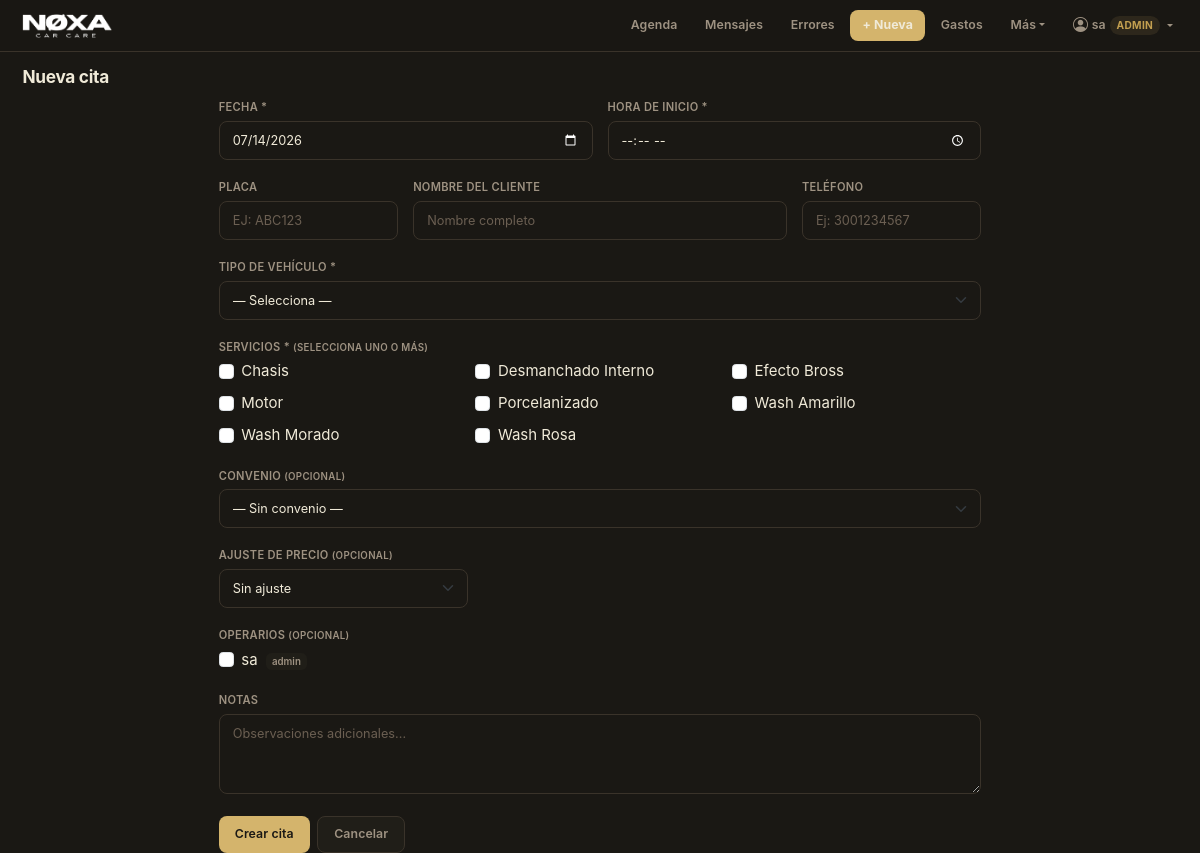
The page /appointments/new (signed in) on the database as committed earlier.
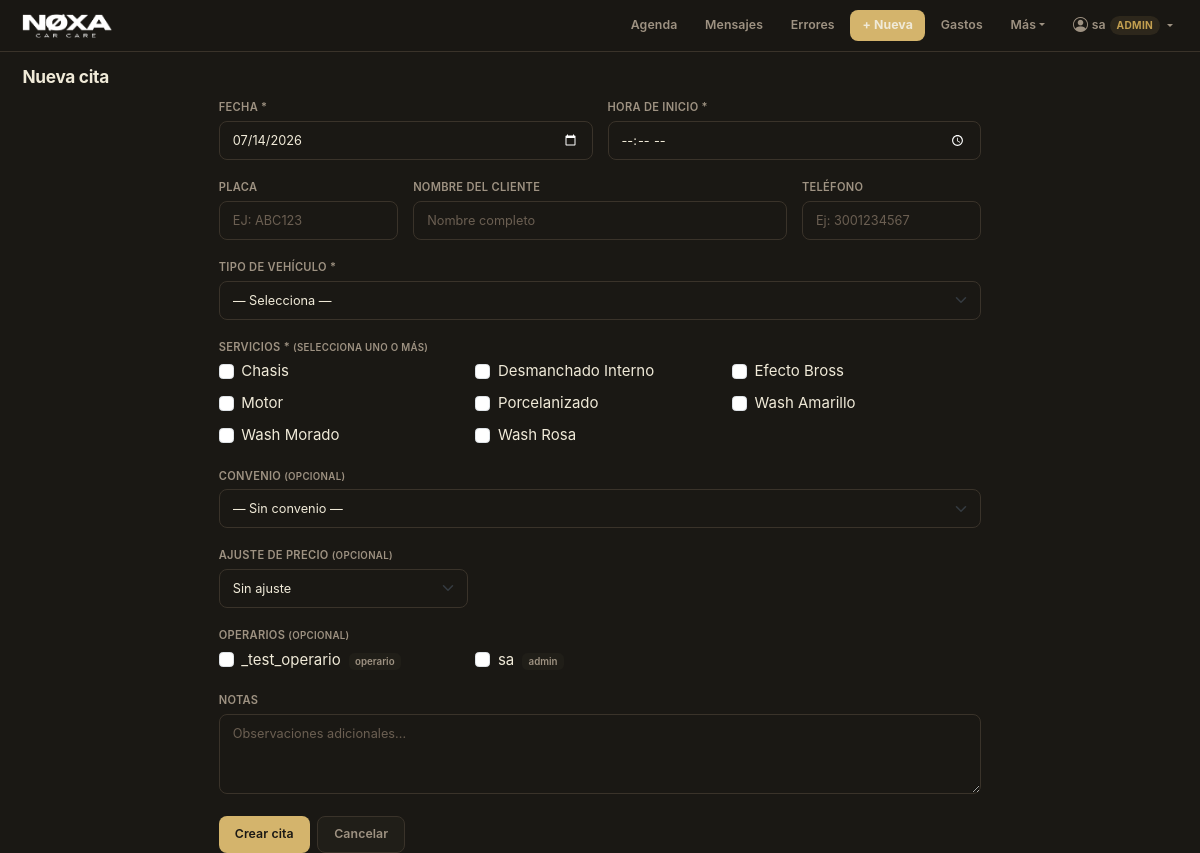
The same page on the database as committed later.
### app.py (models this page shows, shortened)
class Service(db.Model):
    __tablename__ = "services"
    id = db.Column(db.Integer, primary_key=True)
    name = db.Column(db.String(120), nullable=False, unique=True)
    duration_minutes = db.Column(db.Integer, nullable=False)
    is_active = db.Column(db.Boolean, default=True)

class User(db.Model):
    __tablename__ = "users"
    id           = db.Column(db.Integer, primary_key=True)
    username     = db.Column(db.String(80), nullable=False, unique=True)
    password_hash= db.Column(db.String(256), nullable=False)
    role         = db.Column(db.String(20), nullable=False, default="operario")
    is_active    = db.Column(db.Boolean, default=True)
    created_at   = db.Column(db.DateTime, nullable=False, default=datetime.utcnow)
    must_change_password = db.Column(db.Boolean, default=False)
    salary          = db.Column(db.Integer, default=0)
    is_trial_period = db.Column(db.Boolean, default=False)  # override manual (legado)
    hire_date       = db.Column(db.Date, nullable=True)     # fecha real de ingreso

### app.py (the view, shortened to what this page needs)
@app.route("/appointments/new", methods=["GET", "POST"])
def new_appointment():
    services = Service.query.filter_by(is_active=True).order_by(Service.name).all()
    vehicle_types = VehicleType.query.filter_by(is_active=True).order_by(VehicleType.name).all()
    agreements = Agreement.query.filter_by(is_active=True).order_by(Agreement.name).all()
    operators_list = User.query.filter(
        User.is_active == True,
        User.role.in_(["operario", "lider", "admin"])
    ).order_by(User.username).all()
    return render_template(
        "new_appointment.html",
        services=services,
        vehicle_types=vehicle_types,
        agreements=agreements,
        operators_list=operators_list,
        today=date.today().isoformat()
    )

### app.py (called while the page is built)
@app.before_request
def require_login():
    endpoint = request.endpoint
    if endpoint in PUBLIC_ENDPOINTS:
        return
    user_id = session.get("user_id")
    if not user_id:
        return redirect(url_for("login", next=request.path))
    user = User.query.get(user_id)
    if not user or not user.is_active:
        session.clear()
        return redirect(url_for("login"))
    g.current_user = user
    if bool(user.must_change_password) and endpoint not in CHANGE_PWD_ENDPOINTS:
        flash("Debes cambiar tu contraseña antes de continuar.", "warning")
        return redirect(url_for("change_password"))
    if user.role == "operario" and endpoint not in OPERARIO_ENDPOINTS:
        flash("No tienes permiso para acceder a esa sección.", "danger")
        return redirect(url_for("calendar_view"))

@app.context_processor
def inject_user():
    return {"current_user": getattr(g, "current_user", None)}

### templates/new_appointment.html
{% extends "base.html" %}
{% block content %}
<h2>Nueva cita</h2>
{% include "appointment_form.html" %}
{% endblock %}

### templates/base.html (shortened to what this page needs)
<!doctype html>
<html lang="es">
<head>
  <link href="https://cdn.jsdelivr.net/npm/bootstrap@5.3.3/dist/css/bootstrap.min.css" rel="stylesheet">
  <link href="https://cdn.jsdelivr.net/npm/bootstrap-icons@1.11.3/font/bootstrap-icons.min.css" rel="stylesheet">
</head>
<body>
<nav class="navbar navbar-expand-lg mb-0"
     style="background:rgba(26,24,20,0.95);backdrop-filter:blur(20px);-webkit-backdrop-filter:blur(20px);border-bottom:1px solid var(--border);">
  <div class="container-fluid px-3">
    <a class="navbar-brand" href="{{ url_for('calendar_view') }}" style="padding:0;">
      <img src="{{ url_for('static', filename='img/logotipo.png') }}" alt="Agenda Detailing" class="navbar-logo"
        onerror="this.style.display='none';this.insertAdjacentHTML('afterend','<span class=\'navbar-brand-text\'>Agenda</span>');">
    </a>
    <div class="collapse navbar-collapse justify-content-end" id="navbarContent">
      <div class="d-flex flex-column flex-lg-row align-items-lg-center gap-1 py-2 py-lg-0">
        <a class="nav-link-custom" href="{{ url_for('calendar_view') }}">Agenda</a>
        {% if not current_user or current_user.role != 'operario' %}
        <a class="nav-link-custom" href="{{ url_for('whatsapp_inbox') }}">Mensajes</a>
        <a class="nav-link-custom" href="{{ url_for('quality_errors_list') }}">Errores</a>
        {% endif %}
        <a class="nav-link-custom nav-link-accent" href="{{ url_for('new_appointment') }}">+ Nueva</a>
        {% if not current_user or current_user.role != 'operario' %}
        <a class="nav-link-custom" href="{{ url_for('expenses_new') }}">Gastos</a>
        {% endif %}
        <div class="dropdown">
          <button class="nav-link-custom border-0 bg-transparent dropdown-toggle"
                  type="button" data-bs-toggle="dropdown" aria-expanded="false">Más</button>
        </div>
        {% if current_user %}
        <div class="dropdown">
          <button class="nav-link-custom border-0 bg-transparent dropdown-toggle d-flex align-items-center gap-1"
                  type="button" data-bs-toggle="dropdown" aria-expanded="false">
            <i class="bi bi-person-circle" style="font-size:1rem;"></i>
            <span>{{ current_user.username }}</span>
            <span style="font-size:0.68rem;padding:2px 7px;border-radius:20px;background:var(--accent-bg);color:var(--accent-dk);font-weight:700;text-transform:uppercase;letter-spacing:0.3px;">{{ current_user.role }}</span>
          </button>
        </div>
        {% endif %}
      </div>
    </div>
  </div>
</nav>
<div class="container-fluid px-3 px-lg-4 pt-3">
  {% block content %}{% endblock %}
</div>
</body>
</html>

### templates/appointment_form.html (shortened to what the changed rows need)
{% set is_edit = (mode is defined and mode == "edit") %}
<div class="row justify-content-center">
  <div class="col-lg-8">
    <form method="POST"
          action="{{ url_for('edit_appointment', appointment_id=appointment.id) if is_edit else url_for('new_appointment') }}">
      <div class="mb-3">
        <div class="row g-2">
          {% set selected_services = appointment.services.split(', ') if is_edit else [] %}
          {% for svc in services %}
            <div class="col-sm-4 col-6">
              <div class="form-check">
                <input class="form-check-input service-checkbox"
                       type="checkbox"
                       name="service_ids"
                       id="svc_{{ svc.id }}"
                       value="{{ svc.id }}"
                       {% if is_edit and svc.name in selected_services %}checked{% endif %}>
                <label class="form-check-label" for="svc_{{ svc.id }}">
                  {{ svc.name }}
                </label>
              </div>
            </div>
          {% endfor %}
        </div>
      </div>
      {% if operators_list %}
      <div class="mb-3">
        <div class="row g-2">
          {% set assigned_ids = appointment.operator_assignments | map(attribute='user_id') | list if is_edit else [] %}
          {% for op in operators_list %}
            <div class="col-sm-4 col-6">
              <div class="form-check">
                <input class="form-check-input"
                       type="checkbox"
                       name="operator_ids"
                       id="op_{{ op.id }}"
                       value="{{ op.id }}"
                       {% if op.id in assigned_ids %}checked{% endif %}>
                <label class="form-check-label" for="op_{{ op.id }}">
                  {{ op.username }}
                  <span class="badge bg-secondary ms-1" style="font-size:0.65rem;">{{ op.role }}</span>
                </label>
              </div>
            </div>
          {% endfor %}
        </div>
      </div>
      {% endif %}
    </form>
  </div>
</div>

Rows that differ between the two databases and show on the page:
added User: username "_test_operario", role "operario"
